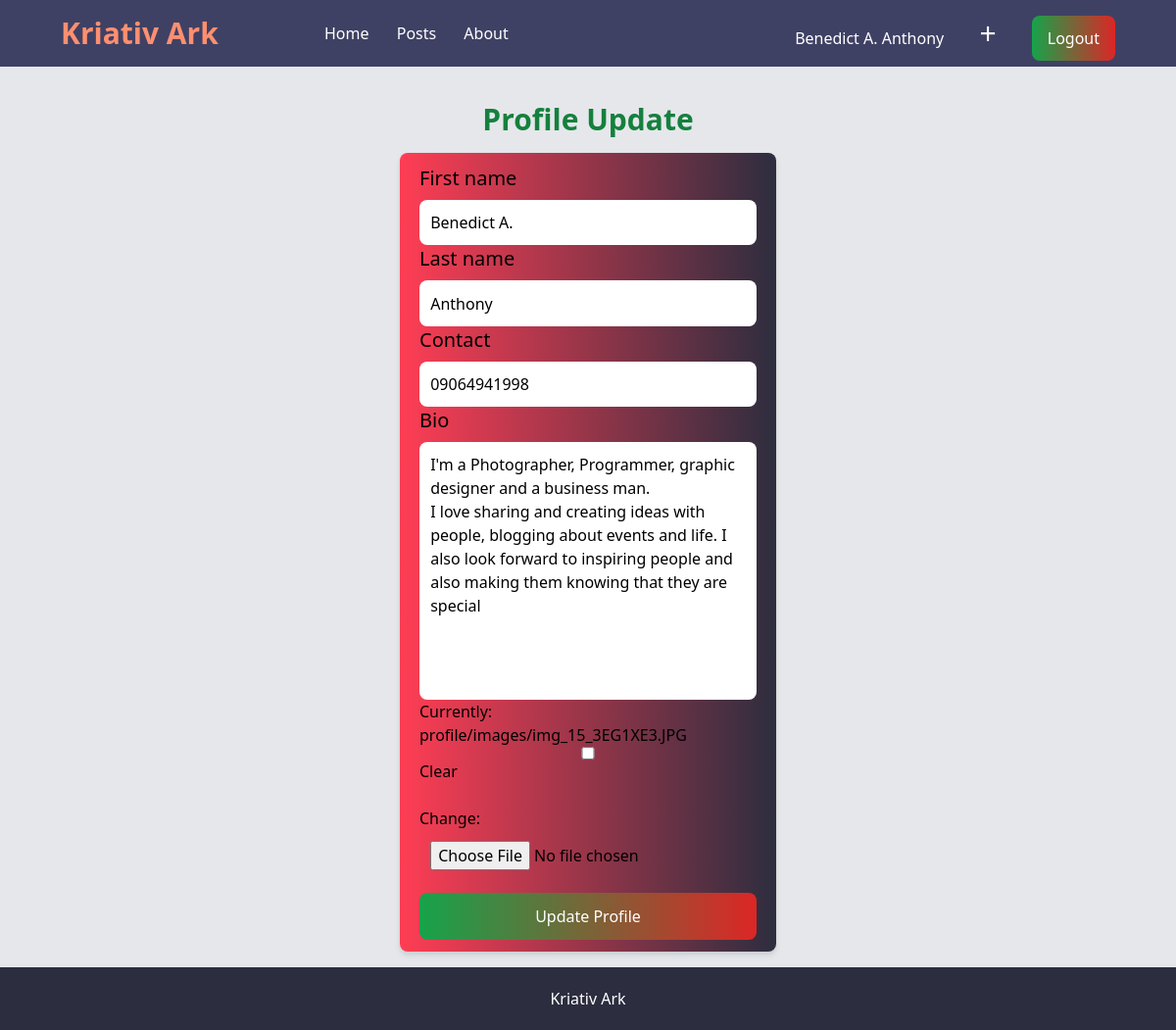
/accounts/update-profile/ (signed in), run on the app's committed database.
### users/models.py (models this page shows, shortened)
class Profile(models.Model):
    user = models.OneToOneField(User, on_delete=models.CASCADE)
    first_name = models.CharField(max_length=100)
    last_name = models.CharField(max_length=100)
    contact = models.CharField(max_length=15, blank=True, null=True)
    bio = models.TextField(max_length=300)
    image = models.ImageField(upload_to="profile/images", blank=True, null=True)
    slug = models.SlugField(max_length=255, db_index=True)
    def __str__(self) -> str:
        return f"{self.first_name} {self.last_name}"

### users/views.py (the view)
# urls.py: path("update-profile/", views.update_profile, name="update-profile"),
@login_required
def update_profile(request):
    profile = request.user.profile
    form = CreateProfile(instance=profile)
    if request.method == "POST":
        redirect_path = reverse("profile", args=[profile.slug])
        form = CreateProfile(request.POST, request.FILES, instance=profile)
        if form.is_valid():
            form.save()
            return HttpResponseRedirect(redirect_path)
    context = {
        "form":form
    }
    return render( request, "users/update-profile.html", context)

### users/forms.py
class CreateProfile(forms.ModelForm):
    class Meta:
        model = Profile
        fields = ["first_name", "last_name", "contact", "bio", "image"]
        exclude = ["user"]
        label ={
            "image":"chose avatar"
        }

### users/templates/users/update-profile.html (shortened to what this page needs)
{% extends 'base.html' %}
{% block content %}
{% include "navbar.html" %}
<section class="container mx-auto mt-9">
    <div class="text-center">
        <h1 class="text-2xl font-bold text-green-700 md:text-3xl">Profile Update</h1>
    </div>
    <div class="flex flex-col justify-between items-center my-4">
        <form action="" method="POST" enctype="multipart/form-data" class="bg-gradient-to-r from-LightRed to-VeryDarkGrayBlue py-3 px-5 rounded-lg drop-shadow-md w-full md:w-96">
            <div class="flex flex-col input">
                <label for="id_first_name" class="text-VeryDarkBlue pb-2 text-sm md:text-xl">First name</label>
               {{form.first_name}}
            </div>
            <div class="flex flex-col input">
                <label for="id_last_name" class="text-sm text-VeryDarkBlue pb-2 md:text-xl">Last name</label>
               {{form.last_name}}
            </div>
            <div class="flex flex-col input">
                <label for="id_contact" class="text-sm text-VeryDarkBlue pb-2 md:text-xl">Contact</label>
                {{form.contact}}
            </div>
            <div class="flex flex-col input">
                <label for="id_bio" class="text-sm text-VeryDarkBlue pb-2 md:text-xl">Bio</label>
                {{form.bio}}
            </div>
            <div class="flex flex-col input">
                {{form.image}}
            </div>
            <input type="submit" value="Update Profile" class="w-full py-3 px-4 bg-gradient-to-r from-green-600 to-red-600 hover:from-red-600 hover:to-green-400 text-white rounded-lg hover:bg-green-800 mt-3 text-center text-1xl md:1/2">
        </form>
    </div>
</section>
{% endblock content %}

### templates/navbar.html (shortened to what this page needs)
<section class="w-100 bg-VeryDarkDesaturatedBlue">
    <header class="container mx-auto py-4 flex relative z-20 justify-between items-center px-3">
      <div class="logo">
        <h2 class="text-2xl md:text-3xl font-bold text-white">
          <a href="{% url 'home' %}" class="text-VeryLightRed">Kriativ Ark</a>
        </h2>
      </div>
      <nav class=" hidden md:flex items-center justify-between w-3/4">
        <div class="space-x-6 ">
          <a href=" {% url 'home' %} " class="text-white hover:text-VeryLightRed">Home</a>
          <a href=" {% url 'posts' %} " class="text-white hover:text-VeryLightRed">Posts</a>
          <a href=" {% url 'about' %} " class="text-white hover:text-VeryLightRed">About</a>
        </div>
        <div class="space-x-8">
          {% if user.is_authenticated %}
          <a href=" {% url 'dashbord' user %} " class="text-white hover:text-VeryLightRed">{{user.profile}}</a>
          <a href= " {% url 'add-post' %} " class="text-white text-3xl hover:text-VeryLightRed">+</a>
          <a href=" {% url 'logout' %} " class="w-full py-3 px-4 bg-gradient-to-r from-green-600 to-red-600 hover:from-red-600 hover:to-green-400 text-white rounded-lg hover:bg-green-800 mt-3 text-center text-1xl md:1/2">Logout</a>
        {% endif %}
      </nav>
</header>
  </section>

### static/styles/styles.css (style rules this page uses)
html { line-height: 1.5; -webkit-text-size-adjust: 100%; -moz-tab-size: 4; -o-tab-size: 4; tab-size: 4; font-family: ui-sans-serif, system-ui, -apple-system, BlinkMacSystemFont, "Segoe UI", Roboto, "Helvetica Neue", Arial, "Noto Sans", sans-serif, "Apple Color Emoji", "Segoe UI Emoji", "Segoe UI Symbol", "Noto Color Emoji"; }
body { margin: 0; line-height: inherit; }
h1, h2, h3, h4, h5, h6 { font-size: inherit; font-weight: inherit; }
a { color: inherit; text-decoration: inherit; }
button, input, optgroup, select, textarea { font-family: inherit; font-size: 100%; font-weight: inherit; line-height: inherit; color: inherit; margin: 0; padding: 0; }
button, [type='button'], [type='reset'], [type='submit'] { -webkit-appearance: button; background-color: transparent; background-image: none; }
blockquote, dl, dd, h1, h2, h3, h4, h5, h6, hr, figure, p, pre { margin: 0; }
textarea { resize: vertical; }
input::placeholder, textarea::placeholder { opacity: 1; color: #9ca3af; }
.container { width: 100%; }
@media (min-width: 480px) { .container { max-width: 480px; } }
@media (min-width: 768px) { .container { max-width: 768px; } }
@media (min-width: 1100px) { .container { max-width: 1100px; } }
.relative { position: relative; }
.z-20 { z-index: 20; }
.mx-auto { margin-left: auto; margin-right: auto; }
.my-4 { margin-top: 1rem; margin-bottom: 1rem; }
.mt-3 { margin-top: 0.75rem; }
.mt-9 { margin-top: 2.25rem; }
.flex { display: flex; }
.hidden { display: none; }
.w-3\/4 { width: 75%; }
.w-full { width: 100%; }
.flex-col { flex-direction: column; }
.items-center { align-items: center; }
.justify-between { justify-content: space-between; }
.space-x-6 > :not([hidden]) ~ :not([hidden]) { --tw-space-x-reverse: 0; margin-right: calc(1.5rem * var(--tw-space-x-reverse)); margin-left: calc(1.5rem * calc(1 - var(--tw-space-x-reverse))); }
.space-x-8 > :not([hidden]) ~ :not([hidden]) { --tw-space-x-reverse: 0; margin-right: calc(2rem * var(--tw-space-x-reverse)); margin-left: calc(2rem * calc(1 - var(--tw-space-x-reverse))); }
.rounded-lg { border-radius: 0.5rem; }
.bg-gray-200 { --tw-bg-opacity: 1; background-color: rgb(229 231 235 / var(--tw-bg-opacity)); }
.bg-VeryDarkDesaturatedBlue { --tw-bg-opacity: 1; background-color: hsl(237 23% 32% / var(--tw-bg-opacity)); }
.bg-gradient-to-r { background-image: linear-gradient(to right, var(--tw-gradient-stops)); }
.from-green-600 { --tw-gradient-from: #16a34a; --tw-gradient-to: rgb(22 163 74 / 0); --tw-gradient-stops: var(--tw-gradient-from), var(--tw-gradient-to); }
.from-LightRed { --tw-gradient-from: hsl(353, 100%, 62%); --tw-gradient-to: hsl(353 100% 62% / 0); --tw-gradient-stops: var(--tw-gradient-from), var(--tw-gradient-to); }
.to-red-600 { --tw-gradient-to: #dc2626; }
.to-VeryDarkGrayBlue { --tw-gradient-to: hsl(237, 17%, 21%); }
.px-3 { padding-left: 0.75rem; padding-right: 0.75rem; }
.py-4 { padding-top: 1rem; padding-bottom: 1rem; }
.py-3 { padding-top: 0.75rem; padding-bottom: 0.75rem; }
.px-4 { padding-left: 1rem; padding-right: 1rem; }
.px-5 { padding-left: 1.25rem; padding-right: 1.25rem; }
.pb-2 { padding-bottom: 0.5rem; }
.text-center { text-align: center; }
.text-2xl { font-size: 1.5rem; line-height: 2rem; }
.text-3xl { font-size: 1.875rem; line-height: 2.25rem; }
.text-sm { font-size: 0.875rem; line-height: 1.25rem; }
.font-bold { font-weight: 700; }
.text-white { --tw-text-opacity: 1; color: rgb(255 255 255 / var(--tw-text-opacity)); }
.text-VeryLightRed { --tw-text-opacity: 1; color: hsl(13 100% 72% / var(--tw-text-opacity)); }
.text-green-700 { --tw-text-opacity: 1; color: rgb(21 128 61 / var(--tw-text-opacity)); }
.drop-shadow-md { --tw-drop-shadow: drop-shadow(0 4px 3px rgb(0 0 0 / 0.07)) drop-shadow(0 2px 2px rgb(0 0 0 / 0.06)); filter: var(--tw-blur) var(--tw-brightness) var(--tw-contrast) var(--tw-grayscale) var(--tw-hue-rotate) var(--tw-invert) var(--tw-saturate) var(--tw-sepia) var(--tw-drop-shadow); }
html { transition: all .3s linear; }
.input input, .input textarea, .input select { padding: .7rem; border-radius: 8px; resize: none; }
@media (min-width: 768px) { .md\:flex { display: flex; } }
@media (min-width: 768px) { .md\:w-96 { width: 24rem; } }
@media (min-width: 768px) { .md\:text-3xl { font-size: 1.875rem; line-height: 2.25rem; } }
@media (min-width: 768px) { .md\:text-xl { font-size: 1.25rem; line-height: 1.75rem; } }

### data on the page
Profile: first_name "Benedict A.", last_name "Anthony", contact "09064941998", bio "I'm a Photographer, Programmer, graphic designer and a business man. I love sharing and creating ideas with people, blogging about events and life. I also look forward to inspiring people and also making them knowing that they are special"

### other printed values
{{ user.profile }} "Benedict A. Anthony"
